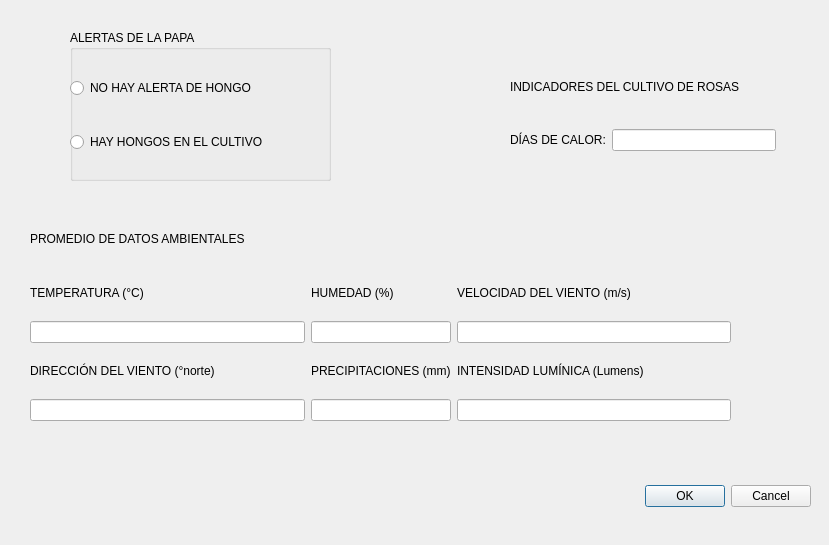
<?xml version="1.0" encoding="UTF-8"?>
<ui version="4.0">
 <class>Alertas</class>
 <widget class="QDialog" name="Alertas">
  <property name="geometry">
   <rect>
    <x>0</x>
    <y>0</y>
    <width>829</width>
    <height>545</height>
   </rect>
  </property>
  <property name="windowTitle">
   <string>Dialog</string>
  </property>
  <widget class="QDialogButtonBox" name="buttonBox">
   <property name="geometry">
    <rect>
     <x>470</x>
     <y>480</y>
     <width>341</width>
     <height>32</height>
    </rect>
   </property>
   <property name="orientation">
    <enum>Qt::Horizontal</enum>
   </property>
   <property name="standardButtons">
    <set>QDialogButtonBox::Cancel|QDialogButtonBox::Ok</set>
   </property>
  </widget>
  <widget class="QLabel" name="label_4">
   <property name="geometry">
    <rect>
     <x>30</x>
     <y>230</y>
     <width>261</width>
     <height>17</height>
    </rect>
   </property>
   <property name="text">
    <string>PROMEDIO DE DATOS AMBIENTALES</string>
   </property>
  </widget>
  <widget class="QWidget" name="layoutWidget">
   <property name="geometry">
    <rect>
     <x>510</x>
     <y>50</y>
     <width>266</width>
     <height>101</height>
    </rect>
   </property>
   <layout class="QGridLayout" name="gridLayout_2">
    <item row="0" column="0" colspan="2">
     <widget class="QLabel" name="label_2">
      <property name="text">
       <string>INDICADORES DEL CULTIVO DE ROSAS</string>
      </property>
     </widget>
    </item>
    <item row="1" column="0">
     <widget class="QLabel" name="label_3">
      <property name="text">
       <string>DÍAS DE CALOR:</string>
      </property>
     </widget>
    </item>
    <item row="1" column="1">
     <widget class="QLineEdit" name="line_DIAS_CALOR"/>
    </item>
   </layout>
  </widget>
  <widget class="QWidget" name="layoutWidget">
   <property name="geometry">
    <rect>
     <x>30</x>
     <y>270</y>
     <width>701</width>
     <height>151</height>
    </rect>
   </property>
   <layout class="QGridLayout" name="gridLayout_9">
    <item row="0" column="0">
     <layout class="QGridLayout" name="gridLayout_3">
      <item row="2" column="0">
       <widget class="QLineEdit" name="line_TEMP">
        <property name="readOnly">
         <bool>true</bool>
        </property>
       </widget>
      </item>
      <item row="1" column="0">
       <widget class="QLabel" name="label_5">
        <property name="text">
         <string>TEMPERATURA (°C)</string>
        </property>
       </widget>
      </item>
     </layout>
    </item>
    <item row="1" column="4">
     <layout class="QGridLayout" name="gridLayout_8">
      <item row="0" column="0">
       <widget class="QLabel" name="label_10">
        <property name="text">
         <string>INTENSIDAD LUMÍNICA (Lumens)</string>
        </property>
       </widget>
      </item>
      <item row="1" column="0">
       <widget class="QLineEdit" name="line_INTENSI">
        <property name="readOnly">
         <bool>true</bool>
        </property>
       </widget>
      </item>
     </layout>
    </item>
    <item row="0" column="4">
     <layout class="QGridLayout" name="gridLayout_5">
      <item row="0" column="0">
       <widget class="QLabel" name="label_7">
        <property name="text">
         <string>VELOCIDAD DEL VIENTO (m/s)</string>
        </property>
       </widget>
      </item>
      <item row="1" column="0">
       <widget class="QLineEdit" name="line_VELO">
        <property name="readOnly">
         <bool>true</bool>
        </property>
       </widget>
      </item>
     </layout>
    </item>
    <item row="0" column="1" colspan="3">
     <layout class="QGridLayout" name="gridLayout_4">
      <item row="0" column="0">
       <widget class="QLabel" name="label_6">
        <property name="text">
         <string>HUMEDAD (%)</string>
        </property>
       </widget>
      </item>
      <item row="1" column="0">
       <widget class="QLineEdit" name="line_HUMED">
        <property name="readOnly">
         <bool>true</bool>
        </property>
       </widget>
      </item>
     </layout>
    </item>
    <item row="1" column="0">
     <layout class="QGridLayout" name="gridLayout_6">
      <item row="0" column="0">
       <widget class="QLabel" name="label_8">
        <property name="text">
         <string>DIRECCIÓN DEL VIENTO (°norte)</string>
        </property>
       </widget>
      </item>
      <item row="1" column="0">
       <widget class="QLineEdit" name="line_DIREC">
        <property name="readOnly">
         <bool>true</bool>
        </property>
       </widget>
      </item>
     </layout>
    </item>
    <item row="1" column="1" colspan="3">
     <layout class="QGridLayout" name="gridLayout_7">
      <item row="0" column="0">
       <widget class="QLabel" name="label_9">
        <property name="text">
         <string>PRECIPITACIONES (mm)</string>
        </property>
       </widget>
      </item>
      <item row="1" column="0">
       <widget class="QLineEdit" name="line_PRECI">
        <property name="readOnly">
         <bool>true</bool>
        </property>
       </widget>
      </item>
     </layout>
    </item>
   </layout>
  </widget>
  <widget class="QGroupBox" name="groupBox">
   <property name="geometry">
    <rect>
     <x>70</x>
     <y>30</y>
     <width>261</width>
     <height>151</height>
    </rect>
   </property>
   <property name="title">
    <string>ALERTAS DE LA PAPA</string>
   </property>
   <widget class="QWidget" name="">
    <property name="geometry">
     <rect>
      <x>0</x>
      <y>20</y>
      <width>261</width>
      <height>131</height>
     </rect>
    </property>
    <layout class="QVBoxLayout" name="verticalLayout">
     <item>
      <widget class="QRadioButton" name="radioButton_NO_HONGO">
       <property name="text">
        <string>NO HAY ALERTA DE HONGO</string>
       </property>
      </widget>
     </item>
     <item>
      <widget class="QRadioButton" name="radioButton_HAY_HONGO">
       <property name="text">
        <string>HAY HONGOS EN EL CULTIVO</string>
       </property>
      </widget>
     </item>
    </layout>
   </widget>
  </widget>
 </widget>
 <resources/>
 <connections>
  <connection>
   <sender>buttonBox</sender>
   <signal>accepted()</signal>
   <receiver>Alertas</receiver>
   <slot>accept()</slot>
   <hints>
    <hint type="sourcelabel">
     <x>248</x>
     <y>254</y>
    </hint>
    <hint type="destinationlabel">
     <x>157</x>
     <y>274</y>
    </hint>
   </hints>
  </connection>
  <connection>
   <sender>buttonBox</sender>
   <signal>rejected()</signal>
   <receiver>Alertas</receiver>
   <slot>reject()</slot>
   <hints>
    <hint type="sourcelabel">
     <x>316</x>
     <y>260</y>
    </hint>
    <hint type="destinationlabel">
     <x>286</x>
     <y>274</y>
    </hint>
   </hints>
  </connection>
 </connections>
</ui>
